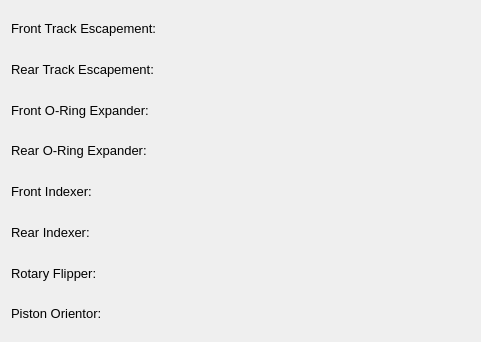
<?xml version="1.0" encoding="UTF-8"?>
<ui version="4.0">
 <class>MotorStateDialog</class>
 <widget class="QDialog" name="MotorStateDialog">
  <property name="geometry">
   <rect>
    <x>0</x>
    <y>0</y>
    <width>481</width>
    <height>342</height>
   </rect>
  </property>
  <property name="font">
   <font>
    <pointsize>10</pointsize>
   </font>
  </property>
  <property name="windowTitle">
   <string>Motor Status</string>
  </property>
  <layout class="QVBoxLayout" name="verticalLayout">
   <item>
    <layout class="QHBoxLayout" name="horizontalLayout_13">
     <item>
      <widget class="QLabel" name="label_12">
       <property name="minimumSize">
        <size>
         <width>180</width>
         <height>0</height>
        </size>
       </property>
       <property name="text">
        <string>Front Track Escapement:</string>
       </property>
      </widget>
     </item>
     <item>
      <widget class="QLabel" name="motor_status_front_track_escapement">
       <property name="sizePolicy">
        <sizepolicy hsizetype="Expanding" vsizetype="Preferred">
         <horstretch>0</horstretch>
         <verstretch>0</verstretch>
        </sizepolicy>
       </property>
       <property name="text">
        <string/>
       </property>
      </widget>
     </item>
    </layout>
   </item>
   <item>
    <layout class="QHBoxLayout" name="horizontalLayout_15">
     <item>
      <widget class="QLabel" name="label_14">
       <property name="minimumSize">
        <size>
         <width>180</width>
         <height>0</height>
        </size>
       </property>
       <property name="text">
        <string>Rear Track Escapement:</string>
       </property>
      </widget>
     </item>
     <item>
      <widget class="QLabel" name="motor_status_rear_track_escapement">
       <property name="sizePolicy">
        <sizepolicy hsizetype="Expanding" vsizetype="Preferred">
         <horstretch>0</horstretch>
         <verstretch>0</verstretch>
        </sizepolicy>
       </property>
       <property name="text">
        <string/>
       </property>
      </widget>
     </item>
    </layout>
   </item>
   <item>
    <layout class="QHBoxLayout" name="horizontalLayout_16">
     <item>
      <widget class="QLabel" name="label_15">
       <property name="minimumSize">
        <size>
         <width>180</width>
         <height>0</height>
        </size>
       </property>
       <property name="text">
        <string>Front O-Ring Expander:</string>
       </property>
      </widget>
     </item>
     <item>
      <widget class="QLabel" name="motor_status_front_oring_expander">
       <property name="sizePolicy">
        <sizepolicy hsizetype="Expanding" vsizetype="Preferred">
         <horstretch>0</horstretch>
         <verstretch>0</verstretch>
        </sizepolicy>
       </property>
       <property name="text">
        <string/>
       </property>
      </widget>
     </item>
    </layout>
   </item>
   <item>
    <layout class="QHBoxLayout" name="horizontalLayout_11">
     <item>
      <widget class="QLabel" name="label_10">
       <property name="minimumSize">
        <size>
         <width>180</width>
         <height>0</height>
        </size>
       </property>
       <property name="text">
        <string>Rear O-Ring Expander:</string>
       </property>
      </widget>
     </item>
     <item>
      <widget class="QLabel" name="motor_status_rear_oring_expander">
       <property name="sizePolicy">
        <sizepolicy hsizetype="Expanding" vsizetype="Preferred">
         <horstretch>0</horstretch>
         <verstretch>0</verstretch>
        </sizepolicy>
       </property>
       <property name="text">
        <string/>
       </property>
      </widget>
     </item>
    </layout>
   </item>
   <item>
    <layout class="QHBoxLayout" name="horizontalLayout_14">
     <item>
      <widget class="QLabel" name="label_13">
       <property name="minimumSize">
        <size>
         <width>180</width>
         <height>0</height>
        </size>
       </property>
       <property name="text">
        <string>Front Indexer:</string>
       </property>
      </widget>
     </item>
     <item>
      <widget class="QLabel" name="motor_status_front_indexer">
       <property name="sizePolicy">
        <sizepolicy hsizetype="Expanding" vsizetype="Preferred">
         <horstretch>0</horstretch>
         <verstretch>0</verstretch>
        </sizepolicy>
       </property>
       <property name="text">
        <string/>
       </property>
      </widget>
     </item>
    </layout>
   </item>
   <item>
    <layout class="QHBoxLayout" name="horizontalLayout_12">
     <item>
      <widget class="QLabel" name="label_11">
       <property name="minimumSize">
        <size>
         <width>180</width>
         <height>0</height>
        </size>
       </property>
       <property name="text">
        <string>Rear Indexer:</string>
       </property>
      </widget>
     </item>
     <item>
      <widget class="QLabel" name="motor_status_rear_indexer">
       <property name="sizePolicy">
        <sizepolicy hsizetype="Expanding" vsizetype="Preferred">
         <horstretch>0</horstretch>
         <verstretch>0</verstretch>
        </sizepolicy>
       </property>
       <property name="text">
        <string/>
       </property>
      </widget>
     </item>
    </layout>
   </item>
   <item>
    <layout class="QHBoxLayout" name="horizontalLayout_17">
     <item>
      <widget class="QLabel" name="label_16">
       <property name="minimumSize">
        <size>
         <width>180</width>
         <height>0</height>
        </size>
       </property>
       <property name="text">
        <string>Rotary Flipper:</string>
       </property>
      </widget>
     </item>
     <item>
      <widget class="QLabel" name="motor_status_rotary_flipper">
       <property name="sizePolicy">
        <sizepolicy hsizetype="Expanding" vsizetype="Preferred">
         <horstretch>0</horstretch>
         <verstretch>0</verstretch>
        </sizepolicy>
       </property>
       <property name="text">
        <string/>
       </property>
      </widget>
     </item>
    </layout>
   </item>
   <item>
    <layout class="QHBoxLayout" name="horizontalLayout_10">
     <item>
      <widget class="QLabel" name="label_9">
       <property name="minimumSize">
        <size>
         <width>180</width>
         <height>0</height>
        </size>
       </property>
       <property name="text">
        <string>Piston Orientor:</string>
       </property>
      </widget>
     </item>
     <item>
      <widget class="QLabel" name="motor_status_piston_orientor">
       <property name="sizePolicy">
        <sizepolicy hsizetype="Expanding" vsizetype="Preferred">
         <horstretch>0</horstretch>
         <verstretch>0</verstretch>
        </sizepolicy>
       </property>
       <property name="text">
        <string/>
       </property>
      </widget>
     </item>
    </layout>
   </item>
  </layout>
 </widget>
 <resources/>
 <connections/>
</ui>
